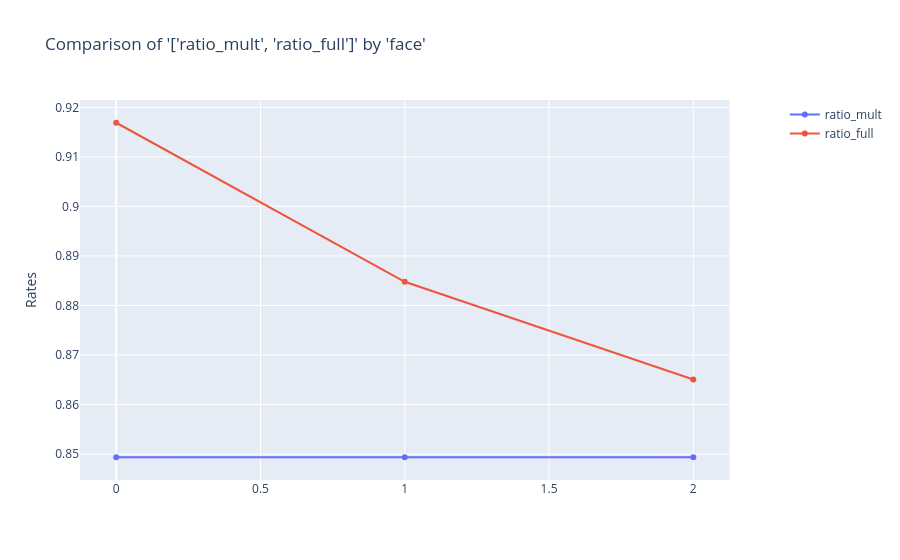

Notebook source saved alongside this figure:
### Code cell
charters.compare_rates(df_ratio, x_axis="face", rates=["ratio_mult", "ratio_full"])

### Figure 1 — Plotly figure (JSON) as saved in the notebook; plotly's stock layout.template omitted (floating-point values rounded to 4 significant figures)
{"data": [{"mode": "lines+markers", "name": "ratio_mult", "type": "scatter", "x": [0, 1, 2], "xaxis": "x", "y": [0.8494, 0.8494, 0.8494], "yaxis": "y"}, {"mode": "lines+markers", "name": "ratio_full", "type": "scatter", "x": [0, 1, 2], "xaxis": "x", "y": [0.9169, 0.8848, 0.8651], "yaxis": "y"}], "layout": {"title": {"text": "Comparison of '['ratio_mult', 'ratio_full']' by 'face'"}, "xaxis": {"anchor": "y", "domain": [0, 0.94]}, "yaxis": {"anchor": "x", "domain": [0, 1], "title": {"text": "Rates"}, "type": "-"}, "yaxis2": {"anchor": "x", "overlaying": "y", "side": "right"}}}
